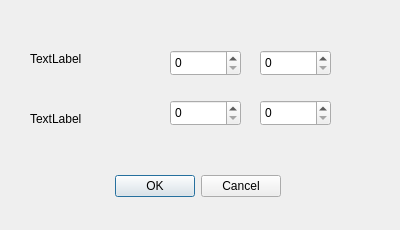
<?xml version="1.0" encoding="UTF-8"?>
<ui version="4.0">
 <class>inputLine</class>
 <widget class="QDialog" name="inputLine">
  <property name="geometry">
   <rect>
    <x>0</x>
    <y>0</y>
    <width>400</width>
    <height>230</height>
   </rect>
  </property>
  <property name="windowTitle">
   <string>Dialog</string>
  </property>
  <widget class="QDialogButtonBox" name="buttonBox">
   <property name="geometry">
    <rect>
     <x>110</x>
     <y>170</y>
     <width>171</width>
     <height>32</height>
    </rect>
   </property>
   <property name="orientation">
    <enum>Qt::Horizontal</enum>
   </property>
   <property name="standardButtons">
    <set>QDialogButtonBox::Cancel|QDialogButtonBox::Ok</set>
   </property>
  </widget>
  <widget class="QLabel" name="label">
   <property name="geometry">
    <rect>
     <x>30</x>
     <y>50</y>
     <width>67</width>
     <height>17</height>
    </rect>
   </property>
   <property name="text">
    <string>TextLabel</string>
   </property>
  </widget>
  <widget class="QLabel" name="label_2">
   <property name="geometry">
    <rect>
     <x>30</x>
     <y>110</y>
     <width>67</width>
     <height>17</height>
    </rect>
   </property>
   <property name="text">
    <string>TextLabel</string>
   </property>
  </widget>
  <widget class="QSpinBox" name="spinBox">
   <property name="geometry">
    <rect>
     <x>170</x>
     <y>50</y>
     <width>71</width>
     <height>26</height>
    </rect>
   </property>
  </widget>
  <widget class="QSpinBox" name="spinBox_2">
   <property name="geometry">
    <rect>
     <x>260</x>
     <y>50</y>
     <width>71</width>
     <height>26</height>
    </rect>
   </property>
  </widget>
  <widget class="QSpinBox" name="spinBox_3">
   <property name="geometry">
    <rect>
     <x>170</x>
     <y>100</y>
     <width>71</width>
     <height>26</height>
    </rect>
   </property>
  </widget>
  <widget class="QSpinBox" name="spinBox_4">
   <property name="geometry">
    <rect>
     <x>260</x>
     <y>100</y>
     <width>71</width>
     <height>26</height>
    </rect>
   </property>
  </widget>
 </widget>
 <resources/>
 <connections>
  <connection>
   <sender>buttonBox</sender>
   <signal>accepted()</signal>
   <receiver>inputLine</receiver>
   <slot>accept()</slot>
   <hints>
    <hint type="sourcelabel">
     <x>248</x>
     <y>254</y>
    </hint>
    <hint type="destinationlabel">
     <x>157</x>
     <y>274</y>
    </hint>
   </hints>
  </connection>
  <connection>
   <sender>buttonBox</sender>
   <signal>rejected()</signal>
   <receiver>inputLine</receiver>
   <slot>reject()</slot>
   <hints>
    <hint type="sourcelabel">
     <x>316</x>
     <y>260</y>
    </hint>
    <hint type="destinationlabel">
     <x>286</x>
     <y>274</y>
    </hint>
   </hints>
  </connection>
 </connections>
</ui>
